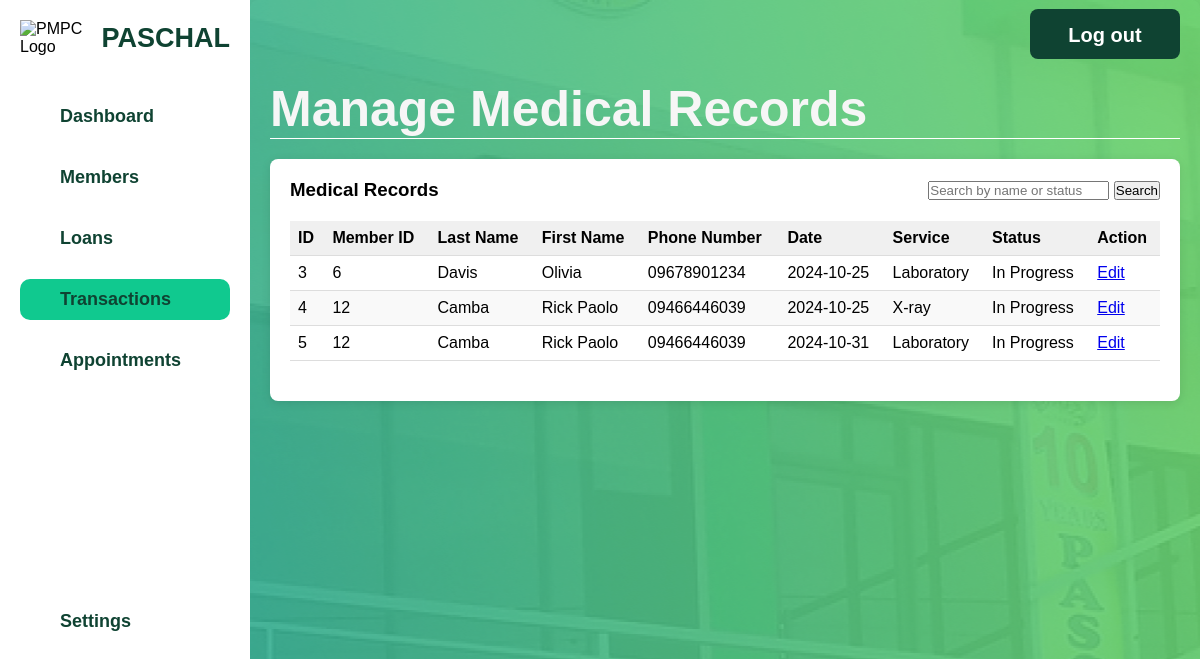
Page /admin/admin-manage-medical.php (signed in) on the earlier database version.
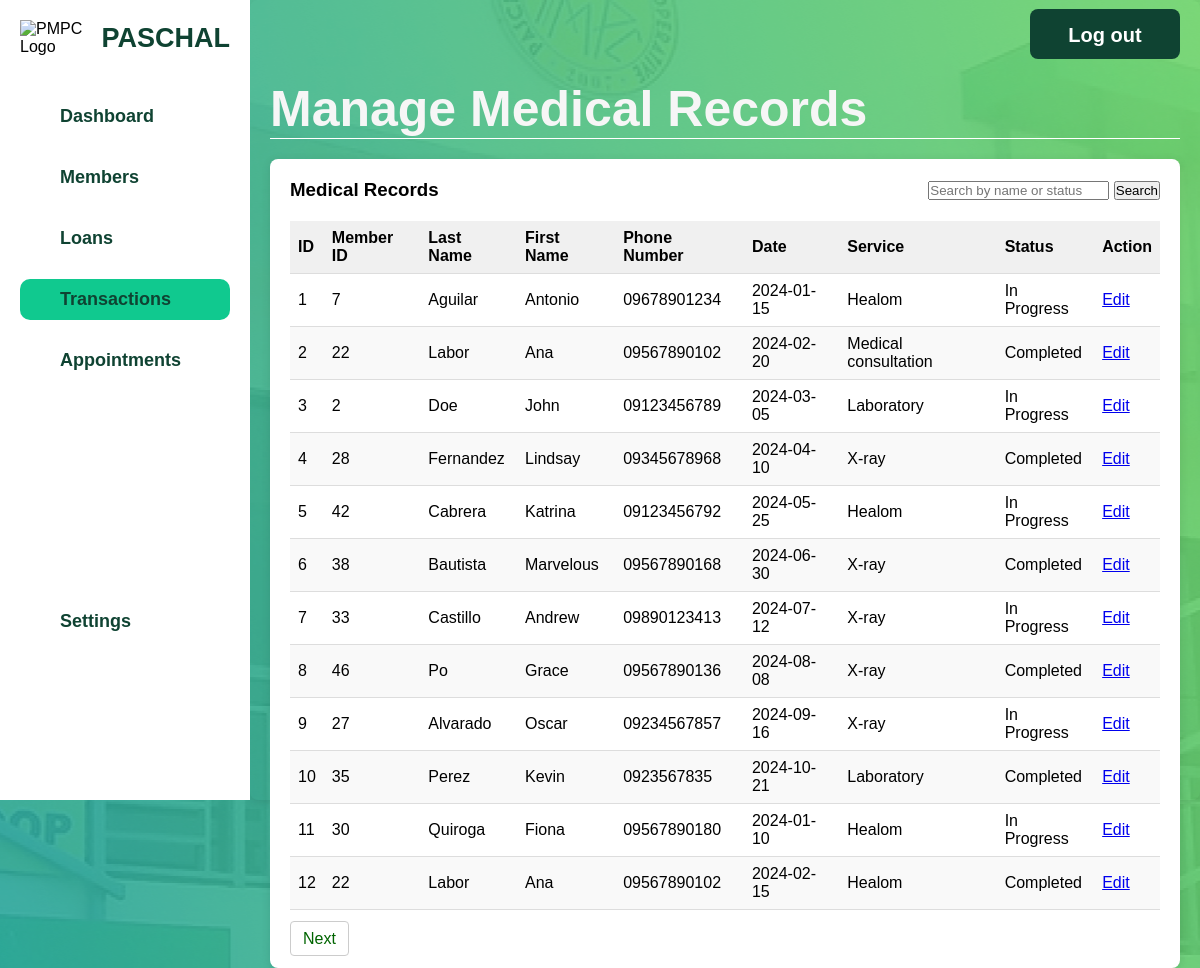
Same page on the later database version.
### tables this page shows
CREATE TABLE `medical` (
  `TransactID` int(11) NOT NULL,
  `MemberID` int(11) NOT NULL,
  `Date` date NOT NULL,
  `ServiceID` int(11) NOT NULL,
  `Status` enum('Completed','In Progress') NOT NULL DEFAULT 'In Progress',
  `Amount` decimal(10,2) DEFAULT NULL
);

CREATE TABLE `member` (
  `Email` char(255) NOT NULL,
  `MemberID` int(11) NOT NULL,
  `LastName` varchar(50) DEFAULT NULL,
  `FirstName` varchar(50) DEFAULT NULL,
  `MiddleName` varchar(50) DEFAULT NULL,
  `AddressID` int(11) DEFAULT NULL,
  `Birthday` date DEFAULT NULL,
  `Sex` varchar(10) DEFAULT NULL,
  `TINNumber` varchar(15) DEFAULT NULL,
  `ContactNo` varchar(15) DEFAULT NULL,
  `DateCreated` datetime DEFAULT current_timestamp(),
  `Savings` decimal(10,2) DEFAULT 0.00,
  `TypeOfMember` enum('Regular','Associate') DEFAULT 'Regular',
  `MembershipStatus` enum('Pending','Active') DEFAULT 'Pending',
  `ShareCapital` decimal(10,2) DEFAULT 0.00
);

CREATE TABLE `service` (
  `ServiceID` int(11) NOT NULL,
  `ServiceName` varchar(255) NOT NULL
);

### html/admin/admin-manage-medical.php (the view, shortened to what the changed rows need)
<?php
$servername = "localhost";
$dbUsername = "root";
$dbPassword = "";
$dbname = "pmpc";
$conn = new mysqli($servername, $dbUsername, $dbPassword, $dbname);
$limit = 12;
$page = isset($_GET['page']) ? (int)$_GET['page'] : 1;
$offset = ($page - 1) * $limit;
$searchQuery = isset($_GET['search']) ? $_GET['search'] : "";
if (!empty($searchQuery)) {
    $transactionsQuery = "
    SELECT
        m.TransactID,
        m.MemberID,
        mem.ContactNo,
        m.Date,
        s.ServiceName,
        m.Status,
        mem.LastName,
        mem.FirstName
    FROM
        medical m
    JOIN
        member mem ON m.MemberID = mem.MemberID
    JOIN
        service s ON m.ServiceID = s.ServiceID
    WHERE
        mem.LastName LIKE ? OR
        mem.FirstName LIKE ? OR
        m.Status LIKE ?
    LIMIT ?, ?";
    $searchTerm = "%" . $searchQuery . "%";
    $stmt = $conn->prepare($transactionsQuery);
    $stmt->bind_param("ssiii", $searchTerm, $searchTerm, $searchTerm, $offset, $limit);
} else {
    $transactionsQuery = "
    SELECT
        m.TransactID,
        m.MemberID,
        mem.ContactNo,
        m.Date,
        s.ServiceName,
        m.Status,
        mem.LastName,
        mem.FirstName
    FROM
        medical m
    JOIN
        member mem ON m.MemberID = mem.MemberID
    JOIN
        service s ON m.ServiceID = s.ServiceID
    LIMIT ?, ?";
    $stmt = $conn->prepare($transactionsQuery);
    $stmt->bind_param("ii", $offset, $limit);
}
$stmt->execute();
$transactionsResult = $stmt->get_result();
$countQuery = "SELECT COUNT(*) as total FROM medical m JOIN member mem ON m.MemberID = mem.MemberID";
$countStmt = $conn->prepare($countQuery);
$countStmt->execute();
$countResult = $countStmt->get_result();
$totalTransactions = $countResult->fetch_assoc()['total'];
$totalPages = ceil($totalTransactions / $limit);
?>
<!DOCTYPE html>
<html lang="en">
<head>
    <link rel="stylesheet" href="../../css/admin-manage-trans.css">
    <link rel="stylesheet" href="../../css/admin-general.css">
</head>
<body>
    <div class="container">
        <div class="sidebar">
            <div class="logo-container">
                <h2 class="pmpc-text">PASCHAL</h2>
            </div>
        </div>
        <div class="main-content">
            <header>
                <h1>Manage Medical Records</h1>
            </header>
            <section class="transaction-list">
                <table>
                    <thead>
                        <tr>
                            <th>ID</th>
                            <th>Member ID</th>
                            <th>Last Name</th>
                            <th>First Name</th>
                            <th>Phone Number</th>
                            <th>Date</th>
                            <th>Service</th>
                            <th>Status</th>
                            <th>Action</th>
                        </tr>
                    </thead>
                    <tbody>
                        <?php
                        if ($transactionsResult->num_rows > 0) {
                            while ($row = $transactionsResult->fetch_assoc()) {
                                echo "<tr>";
                                echo "<td>" . htmlspecialchars($row['TransactID']) . "</td>";
                                echo "<td>" . htmlspecialchars($row['MemberID']) . "</td>";
                                echo "<td>" . htmlspecialchars($row['LastName']) . "</td>";
                                echo "<td>" . htmlspecialchars($row['FirstName']) . "</td>";
                                echo "<td>" . htmlspecialchars($row['ContactNo']) . "</td>";
                                echo "<td>" . htmlspecialchars($row['Date']) . "</td>";
                                echo "<td>" . htmlspecialchars($row['ServiceName']) . "</td>";
                                echo "<td>" . htmlspecialchars($row['Status']) . "</td>";
                                echo "<td><a href='admin-edit-medical.php?TransactID=" . htmlspecialchars($row['TransactID']) . "'>Edit</a></td>";
                                echo "</tr>";
                            }
                        } else {
                            echo "<tr><td colspan='9'>No medical records found.</td></tr>";
                        }
                        ?>
                    </tbody>
                </table>
                <div class="pagination">
                    <?php if ($page < $totalPages): ?>
                        <a href="?page=<?php echo $page + 1; ?>&search=<?php echo htmlspecialchars($searchQuery); ?>">Next</a>
                    <?php endif; ?>
                </div>
            </section>
        </div>
    </div>
</body>
</html>

Differences in the rows shown:
added medical: TransactID "1", MemberID "7", MemberID.LastName "Aguilar", MemberID.FirstName "Antonio", MemberID.ContactNo "09678901234", Date "2024-01-15", ServiceID.ServiceName "Healom", Status "In Progress"
added medical: TransactID "2", MemberID "22", MemberID.LastName "Labor", MemberID.FirstName "Ana", MemberID.ContactNo "09567890102", Date "2024-02-20", ServiceID.ServiceName "Medical consultation", Status "Completed"
changed medical id 3: MemberID "6" → "2"; MemberID.LastName "Davis" → "Doe"; MemberID.FirstName "Olivia" → "John"; MemberID.ContactNo "09678901234" → "09123456789"; Date "2024-10-25" → "2024-03-05"
changed medical id 4: MemberID "12" → "28"; MemberID.LastName "Camba" → "Fernandez"; MemberID.FirstName "Rick Paolo" → "Lindsay"; MemberID.ContactNo "09466446039" → "09345678968"; Date "2024-10-25" → "2024-04-10"; Status "In Progress" → "Completed"
changed medical id 5: MemberID "12" → "42"; MemberID.LastName "Camba" → "Cabrera"; MemberID.FirstName "Rick Paolo" → "Katrina"; MemberID.ContactNo "09466446039" → "09123456792"; Date "2024-10-31" → "2024-05-25"; ServiceID.ServiceName "Laboratory" → "Healom"
added medical: TransactID "6", MemberID "38", MemberID.LastName "Bautista", MemberID.FirstName "Marvelous", MemberID.ContactNo "09567890168", Date "2024-06-30", ServiceID.ServiceName "X-ray", Status "Completed"
added medical: TransactID "7", MemberID "33", MemberID.LastName "Castillo", MemberID.FirstName "Andrew", MemberID.ContactNo "09890123413", Date "2024-07-12", ServiceID.ServiceName "X-ray", Status "In Progress"
added medical: TransactID "8", MemberID "46", MemberID.LastName "Po", MemberID.FirstName "Grace", MemberID.ContactNo "09567890136", Date "2024-08-08", ServiceID.ServiceName "X-ray", Status "Completed"
added medical: TransactID "9", MemberID "27", MemberID.LastName "Alvarado", MemberID.FirstName "Oscar", MemberID.ContactNo "09234567857", Date "2024-09-16", ServiceID.ServiceName "X-ray", Status "In Progress"
added medical: TransactID "10", MemberID "35", MemberID.LastName "Perez", MemberID.FirstName "Kevin", MemberID.ContactNo "0923567835", Date "2024-10-21", ServiceID.ServiceName "Laboratory", Status "Completed"
added medical: TransactID "11", MemberID "30", MemberID.LastName "Quiroga", MemberID.FirstName "Fiona", MemberID.ContactNo "09567890180", Date "2024-01-10", ServiceID.ServiceName "Healom", Status "In Progress"
added medical: TransactID "12", MemberID "22", MemberID.LastName "Labor", MemberID.FirstName "Ana", MemberID.ContactNo "09567890102", Date "2024-02-15", ServiceID.ServiceName "Healom", Status "Completed"
Other differences:
text now shown: "Next"
